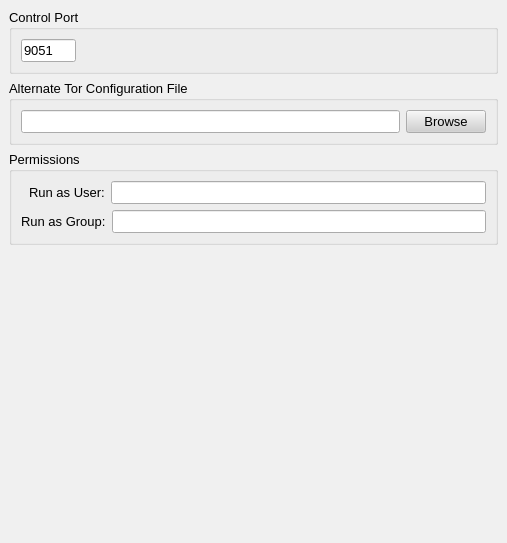
<ui version="4.0" >
 <author></author>
 <comment></comment>
 <exportmacro></exportmacro>
 <class>AdvancedPage</class>
 <widget class="QWidget" name="AdvancedPage" >
  <property name="geometry" >
   <rect>
    <x>0</x>
    <y>0</y>
    <width>507</width>
    <height>543</height>
   </rect>
  </property>
  <property name="palette" >
   <palette>
    <active>
     <color>
      <red>0</red>
      <green>0</green>
      <blue>0</blue>
     </color>
     <color>
      <red>208</red>
      <green>208</green>
      <blue>208</blue>
     </color>
     <color>
      <red>255</red>
      <green>255</green>
      <blue>255</blue>
     </color>
     <color>
      <red>247</red>
      <green>247</green>
      <blue>247</blue>
     </color>
     <color>
      <red>104</red>
      <green>104</green>
      <blue>104</blue>
     </color>
     <color>
      <red>139</red>
      <green>139</green>
      <blue>139</blue>
     </color>
     <color>
      <red>0</red>
      <green>0</green>
      <blue>0</blue>
     </color>
     <color>
      <red>255</red>
      <green>255</green>
      <blue>255</blue>
     </color>
     <color>
      <red>0</red>
      <green>0</green>
      <blue>0</blue>
     </color>
     <color>
      <red>255</red>
      <green>255</green>
      <blue>255</blue>
     </color>
     <color>
      <red>240</red>
      <green>240</green>
      <blue>240</blue>
     </color>
     <color>
      <red>0</red>
      <green>0</green>
      <blue>0</blue>
     </color>
     <color>
      <red>0</red>
      <green>0</green>
      <blue>128</blue>
     </color>
     <color>
      <red>255</red>
      <green>255</green>
      <blue>255</blue>
     </color>
     <color>
      <red>0</red>
      <green>0</green>
      <blue>255</blue>
     </color>
     <color>
      <red>255</red>
      <green>0</green>
      <blue>255</blue>
     </color>
     <color>
      <red>231</red>
      <green>231</green>
      <blue>231</blue>
     </color>
    </active>
    <inactive>
     <color>
      <red>0</red>
      <green>0</green>
      <blue>0</blue>
     </color>
     <color>
      <red>208</red>
      <green>208</green>
      <blue>208</blue>
     </color>
     <color>
      <red>255</red>
      <green>255</green>
      <blue>255</blue>
     </color>
     <color>
      <red>247</red>
      <green>247</green>
      <blue>247</blue>
     </color>
     <color>
      <red>104</red>
      <green>104</green>
      <blue>104</blue>
     </color>
     <color>
      <red>139</red>
      <green>139</green>
      <blue>139</blue>
     </color>
     <color>
      <red>0</red>
      <green>0</green>
      <blue>0</blue>
     </color>
     <color>
      <red>255</red>
      <green>255</green>
      <blue>255</blue>
     </color>
     <color>
      <red>0</red>
      <green>0</green>
      <blue>0</blue>
     </color>
     <color>
      <red>255</red>
      <green>255</green>
      <blue>255</blue>
     </color>
     <color>
      <red>240</red>
      <green>240</green>
      <blue>240</blue>
     </color>
     <color>
      <red>0</red>
      <green>0</green>
      <blue>0</blue>
     </color>
     <color>
      <red>192</red>
      <green>192</green>
      <blue>192</blue>
     </color>
     <color>
      <red>0</red>
      <green>0</green>
      <blue>0</blue>
     </color>
     <color>
      <red>0</red>
      <green>0</green>
      <blue>255</blue>
     </color>
     <color>
      <red>255</red>
      <green>0</green>
      <blue>255</blue>
     </color>
     <color>
      <red>231</red>
      <green>231</green>
      <blue>231</blue>
     </color>
    </inactive>
    <disabled>
     <color>
      <red>104</red>
      <green>104</green>
      <blue>104</blue>
     </color>
     <color>
      <red>208</red>
      <green>208</green>
      <blue>208</blue>
     </color>
     <color>
      <red>255</red>
      <green>255</green>
      <blue>255</blue>
     </color>
     <color>
      <red>247</red>
      <green>247</green>
      <blue>247</blue>
     </color>
     <color>
      <red>104</red>
      <green>104</green>
      <blue>104</blue>
     </color>
     <color>
      <red>139</red>
      <green>139</green>
      <blue>139</blue>
     </color>
     <color>
      <red>104</red>
      <green>104</green>
      <blue>104</blue>
     </color>
     <color>
      <red>255</red>
      <green>255</green>
      <blue>255</blue>
     </color>
     <color>
      <red>104</red>
      <green>104</green>
      <blue>104</blue>
     </color>
     <color>
      <red>240</red>
      <green>240</green>
      <blue>240</blue>
     </color>
     <color>
      <red>240</red>
      <green>240</green>
      <blue>240</blue>
     </color>
     <color>
      <red>0</red>
      <green>0</green>
      <blue>0</blue>
     </color>
     <color>
      <red>0</red>
      <green>0</green>
      <blue>128</blue>
     </color>
     <color>
      <red>255</red>
      <green>255</green>
      <blue>255</blue>
     </color>
     <color>
      <red>0</red>
      <green>0</green>
      <blue>255</blue>
     </color>
     <color>
      <red>255</red>
      <green>0</green>
      <blue>255</blue>
     </color>
     <color>
      <red>231</red>
      <green>231</green>
      <blue>231</blue>
     </color>
    </disabled>
   </palette>
  </property>
  <property name="font" >
   <font>
    <family>Arial</family>
    <pointsize>10</pointsize>
    <weight>50</weight>
    <italic>false</italic>
    <bold>false</bold>
    <underline>false</underline>
    <strikeout>false</strikeout>
   </font>
  </property>
  <property name="contextMenuPolicy" >
   <enum>Qt::NoContextMenu</enum>
  </property>
  <layout class="QVBoxLayout" >
   <property name="margin" >
    <number>9</number>
   </property>
   <property name="spacing" >
    <number>6</number>
   </property>
   <item>
    <widget class="QGroupBox" name="grpControlPort" >
     <property name="contextMenuPolicy" >
      <enum>Qt::NoContextMenu</enum>
     </property>
     <property name="title" >
      <string>Control Port</string>
     </property>
     <layout class="QVBoxLayout" >
      <property name="margin" >
       <number>9</number>
      </property>
      <property name="spacing" >
       <number>6</number>
      </property>
      <item>
       <layout class="QHBoxLayout" >
        <property name="margin" >
         <number>0</number>
        </property>
        <property name="spacing" >
         <number>6</number>
        </property>
        <item>
         <widget class="QLineEdit" name="lineControlPort" >
          <property name="sizePolicy" >
           <sizepolicy>
            <hsizetype>0</hsizetype>
            <vsizetype>0</vsizetype>
            <horstretch>0</horstretch>
            <verstretch>0</verstretch>
           </sizepolicy>
          </property>
          <property name="maximumSize" >
           <size>
            <width>55</width>
            <height>16777215</height>
           </size>
          </property>
          <property name="contextMenuPolicy" >
           <enum>Qt::NoContextMenu</enum>
          </property>
          <property name="toolTip" >
           <string>Port that Vidalia uses to communicate with Tor. </string>
          </property>
          <property name="text" >
           <string>9051</string>
          </property>
         </widget>
        </item>
        <item>
         <spacer>
          <property name="orientation" >
           <enum>Qt::Horizontal</enum>
          </property>
          <property name="sizeHint" >
           <size>
            <width>221</width>
            <height>20</height>
           </size>
          </property>
         </spacer>
        </item>
       </layout>
      </item>
     </layout>
    </widget>
   </item>
   <item>
    <widget class="QGroupBox" name="grpTorConfigFile" >
     <property name="contextMenuPolicy" >
      <enum>Qt::NoContextMenu</enum>
     </property>
     <property name="title" >
      <string>Alternate Tor Configuration File</string>
     </property>
     <layout class="QHBoxLayout" >
      <property name="margin" >
       <number>9</number>
      </property>
      <property name="spacing" >
       <number>6</number>
      </property>
      <item>
       <widget class="QLineEdit" name="lineTorConfig" >
        <property name="enabled" >
         <bool>true</bool>
        </property>
        <property name="cursor" >
         <cursor>4</cursor>
        </property>
        <property name="contextMenuPolicy" >
         <enum>Qt::NoContextMenu</enum>
        </property>
        <property name="toolTip" >
         <string>Start Tor with the specified configuration file (torrc)</string>
        </property>
       </widget>
      </item>
      <item>
       <widget class="QPushButton" name="btnBrowseTorConfig" >
        <property name="enabled" >
         <bool>true</bool>
        </property>
        <property name="minimumSize" >
         <size>
          <width>0</width>
          <height>0</height>
         </size>
        </property>
        <property name="contextMenuPolicy" >
         <enum>Qt::NoContextMenu</enum>
        </property>
        <property name="toolTip" >
         <string>Select path to Tor configuration file</string>
        </property>
        <property name="text" >
         <string>Browse</string>
        </property>
       </widget>
      </item>
     </layout>
    </widget>
   </item>
   <item>
    <widget class="QGroupBox" name="grpPermissions" >
     <property name="minimumSize" >
      <size>
       <width>0</width>
       <height>0</height>
      </size>
     </property>
     <property name="contextMenuPolicy" >
      <enum>Qt::NoContextMenu</enum>
     </property>
     <property name="title" >
      <string>Permissions</string>
     </property>
     <layout class="QVBoxLayout" >
      <property name="margin" >
       <number>9</number>
      </property>
      <property name="spacing" >
       <number>6</number>
      </property>
      <item>
       <layout class="QHBoxLayout" >
        <property name="margin" >
         <number>0</number>
        </property>
        <property name="spacing" >
         <number>6</number>
        </property>
        <item>
         <widget class="QLabel" name="label_3" >
          <property name="contextMenuPolicy" >
           <enum>Qt::NoContextMenu</enum>
          </property>
          <property name="text" >
           <string>Run as User:</string>
          </property>
          <property name="indent" >
           <number>8</number>
          </property>
         </widget>
        </item>
        <item>
         <widget class="QLineEdit" name="lineUser" >
          <property name="contextMenuPolicy" >
           <enum>Qt::NoContextMenu</enum>
          </property>
          <property name="toolTip" >
           <string>Vidalia will run with this User's permissions</string>
          </property>
         </widget>
        </item>
       </layout>
      </item>
      <item>
       <layout class="QHBoxLayout" >
        <property name="margin" >
         <number>0</number>
        </property>
        <property name="spacing" >
         <number>6</number>
        </property>
        <item>
         <widget class="QLabel" name="label_9" >
          <property name="contextMenuPolicy" >
           <enum>Qt::NoContextMenu</enum>
          </property>
          <property name="text" >
           <string>Run as Group:</string>
          </property>
         </widget>
        </item>
        <item>
         <widget class="QLineEdit" name="lineGroup" >
          <property name="toolTip" >
           <string>Vidalia will run with this Group's permissions</string>
          </property>
         </widget>
        </item>
       </layout>
      </item>
     </layout>
    </widget>
   </item>
   <item>
    <spacer>
     <property name="orientation" >
      <enum>Qt::Vertical</enum>
     </property>
     <property name="sizeHint" >
      <size>
       <width>443</width>
       <height>27</height>
      </size>
     </property>
    </spacer>
   </item>
  </layout>
 </widget>
 <pixmapfunction></pixmapfunction>
 <resources/>
 <connections/>
</ui>
